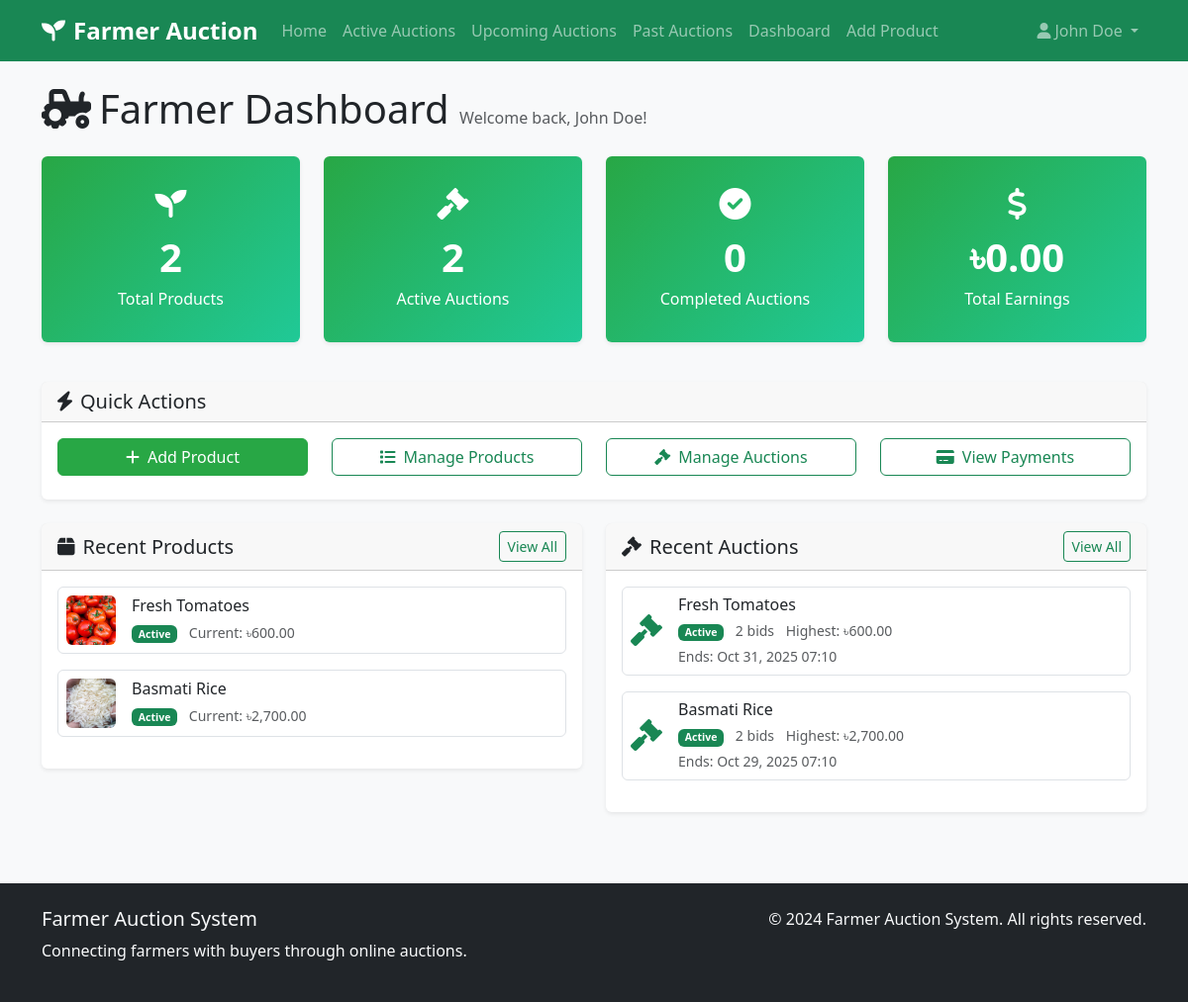
The page /farmer/dashboard.php (signed in) on the database its author committed.
### tables this page shows
CREATE TABLE IF NOT EXISTS Auctions (
    auction_id INT PRIMARY KEY AUTO_INCREMENT,
    product_id INT NOT NULL,
    start_time DATETIME NOT NULL,
    end_time DATETIME NOT NULL,
    status ENUM('Active', 'Closed', 'Cancelled') DEFAULT 'Active',
    current_highest_bid DECIMAL(10,2) DEFAULT 0,
    created_at TIMESTAMP DEFAULT CURRENT_TIMESTAMP,
    FOREIGN KEY (product_id) REFERENCES Products(product_id) ON DELETE CASCADE
);

CREATE TABLE IF NOT EXISTS ProductImages (
    image_id INT PRIMARY KEY AUTO_INCREMENT,
    product_id INT NOT NULL,
    image_path VARCHAR(255) NOT NULL,
    created_at TIMESTAMP DEFAULT CURRENT_TIMESTAMP,
    FOREIGN KEY (product_id) REFERENCES Products(product_id) ON DELETE CASCADE
);

CREATE TABLE IF NOT EXISTS Products (
    product_id INT PRIMARY KEY AUTO_INCREMENT,
    farmer_id INT NOT NULL,
    product_name VARCHAR(100) NOT NULL,
    description TEXT,
    category VARCHAR(50),
    starting_bid DECIMAL(10,2) NOT NULL,
    weight DECIMAL(10,2),
    certification VARCHAR(50),
    created_at TIMESTAMP DEFAULT CURRENT_TIMESTAMP,
    FOREIGN KEY (farmer_id) REFERENCES Farmers(farmer_id) ON DELETE CASCADE
);

### farmer/dashboard.php (the view, shortened to what this page needs)
<?php
$database = new Database();
$db = $database->getConnection();
$farmer_id = $_SESSION['user_id'];
$stats_query = "SELECT
    (SELECT COUNT(*) FROM Products WHERE farmer_id = ?) as total_products,
    (SELECT COUNT(*) FROM Auctions a JOIN Products p ON a.product_id = p.product_id WHERE p.farmer_id = ? AND a.status = 'Active') as active_auctions,
    (SELECT COUNT(*) FROM Auctions a JOIN Products p ON a.product_id = p.product_id WHERE p.farmer_id = ? AND a.status = 'Closed') as closed_auctions,
    (SELECT COALESCE(SUM(amount), 0) FROM Payments pa JOIN Auctions a ON pa.auction_id = a.auction_id JOIN Products p ON a.product_id = p.product_id WHERE p.farmer_id = ? AND pa.status = 'Completed') as total_earnings";
$stats_stmt = $db->prepare($stats_query);
$stats_stmt->execute([$farmer_id, $farmer_id, $farmer_id, $farmer_id]);
$stats = $stats_stmt->fetch(PDO::FETCH_ASSOC);
$products_query = "SELECT p.*, a.status as auction_status, a.current_highest_bid, a.end_time
                   FROM Products p
                   LEFT JOIN Auctions a ON p.product_id = a.product_id
                   WHERE p.farmer_id = ?
                   ORDER BY p.created_at DESC
                   LIMIT 5";
$products_stmt = $db->prepare($products_query);
$products_stmt->execute([$farmer_id]);
$recent_products = $products_stmt->fetchAll(PDO::FETCH_ASSOC);
$auctions_query = "SELECT a.*, p.product_name, p.description,
                   (SELECT COUNT(*) FROM Bids WHERE auction_id = a.auction_id) as bid_count
                   FROM Auctions a
                   JOIN Products p ON a.product_id = p.product_id
                   WHERE p.farmer_id = ?
                   ORDER BY a.created_at DESC
                   LIMIT 5";
$auctions_stmt = $db->prepare($auctions_query);
$auctions_stmt->execute([$farmer_id]);
$recent_auctions = $auctions_stmt->fetchAll(PDO::FETCH_ASSOC);
include '../includes/header.php';
?>
<div class="container mt-4">
    <div class="row">
        <div class="col-12">
            <h1 class="mb-4">
                <i class="fas fa-tractor me-2"></i>Farmer Dashboard
                <span class="text-muted fs-6">Welcome back, <?php echo htmlspecialchars($_SESSION['name']); ?>!</span>
            </h1>
        </div>
    </div>
    <div class="row mb-4">
        <div class="col-lg-3 col-md-6 mb-3">
            <div class="card dashboard-card">
                <div class="card-body text-center">
                    <i class="fas fa-seedling fa-2x mb-2"></i>
                    <div class="stats-number"><?php echo $stats['total_products']; ?></div>
                    <div>Total Products</div>
                </div>
            </div>
        </div>
        <div class="col-lg-3 col-md-6 mb-3">
            <div class="card dashboard-card">
                <div class="card-body text-center">
                    <i class="fas fa-gavel fa-2x mb-2"></i>
                    <div class="stats-number"><?php echo $stats['active_auctions']; ?></div>
                    <div>Active Auctions</div>
                </div>
            </div>
        </div>
        <div class="col-lg-3 col-md-6 mb-3">
            <div class="card dashboard-card">
                <div class="card-body text-center">
                    <i class="fas fa-check-circle fa-2x mb-2"></i>
                    <div class="stats-number"><?php echo $stats['closed_auctions']; ?></div>
                    <div>Completed Auctions</div>
                </div>
            </div>
        </div>
        <div class="col-lg-3 col-md-6 mb-3">
            <div class="card dashboard-card">
                <div class="card-body text-center">
                    <i class="fas fa-dollar-sign fa-2x mb-2"></i>
                    <div class="stats-number">৳<?php echo number_format($stats['total_earnings'], 2); ?></div>
                    <div>Total Earnings</div>
                </div>
            </div>
        </div>
    </div>
    <div class="row mb-4">
        <div class="col-12">
            <div class="card">
                <div class="card-header">
                    <h5 class="mb-0"><i class="fas fa-bolt me-2"></i>Quick Actions</h5>
                </div>
                <div class="card-body">
                    <div class="row">
                        <div class="col-md-3 mb-2">
                            <a href="add_product.php" class="btn btn-success w-100">
                                <i class="fas fa-plus me-2"></i>Add Product
                            </a>
                        </div>
                        <div class="col-md-3 mb-2">
                            <a href="products.php" class="btn btn-outline-success w-100">
                                <i class="fas fa-list me-2"></i>Manage Products
                            </a>
                        </div>
                        <div class="col-md-3 mb-2">
                            <a href="auctions.php" class="btn btn-outline-success w-100">
                                <i class="fas fa-gavel me-2"></i>Manage Auctions
                            </a>
                        </div>
                        <div class="col-md-3 mb-2">
                            <a href="payments.php" class="btn btn-outline-success w-100">
                                <i class="fas fa-credit-card me-2"></i>View Payments
                            </a>
                        </div>
                    </div>
                </div>
            </div>
        </div>
    </div>
    <div class="row">
        <div class="col-lg-6 mb-4">
            <div class="card">
                <div class="card-header d-flex justify-content-between align-items-center">
                    <h5 class="mb-0"><i class="fas fa-box me-2"></i>Recent Products</h5>
                    <a href="products.php" class="btn btn-sm btn-outline-success">View All</a>
                </div>
                <div class="card-body">
                    <?php if (empty($recent_products)): ?>
                        <div class="text-center text-muted py-3">
                            <i class="fas fa-box fa-2x mb-2"></i>
                            <p>No products yet. <a href="add_product.php">Add your first product</a></p>
                        </div>
                    <?php else: ?>
                        <?php foreach ($recent_products as $product): ?>
                            <div class="d-flex align-items-center mb-3 p-2 border rounded">
                                <div class="flex-shrink-0">
                                    <?php
                                    $image_query = "SELECT image_path FROM ProductImages WHERE product_id = ? LIMIT 1";
                                    $image_stmt = $db->prepare($image_query);
                                    $image_stmt->execute([$product['product_id']]);
                                    $image = $image_stmt->fetch(PDO::FETCH_ASSOC);
                                    ?>
                                    <?php if ($image): ?>
                                        <img src="/farmer_auction/<?php echo $image['image_path']; ?>" class="rounded" style="width: 50px; height: 50px; object-fit: cover;" alt="Product">
                                    <?php else: ?>
                                        <div class="bg-light rounded d-flex align-items-center justify-content-center" style="width: 50px; height: 50px;">
                                            <i class="fas fa-image text-muted"></i>
                                        </div>
                                    <?php endif; ?>
                                </div>
                                <div class="flex-grow-1 ms-3">
                                    <h6 class="mb-1"><?php echo htmlspecialchars($product['product_name']); ?></h6>
                                    <small class="text-muted">
                                        <?php if ($product['auction_status']): ?>
                                            <span class="badge bg-<?php echo $product['auction_status'] === 'Active' ? 'success' : 'secondary'; ?>">
                                                <?php echo $product['auction_status']; ?>
                                            </span>
                                            <?php if ($product['current_highest_bid']): ?>
                                                <span class="ms-2">Current: ৳<?php echo number_format($product['current_highest_bid'], 2); ?></span>
                                            <?php endif; ?>
                                        <?php else: ?>
                                            <span class="text-muted">No auction</span>
                                        <?php endif; ?>
                                    </small>
                                </div>
                            </div>
                        <?php endforeach; ?>
                    <?php endif; ?>
                </div>
            </div>
        </div>
        <div class="col-lg-6 mb-4">
            <div class="card">
                <div class="card-header d-flex justify-content-between align-items-center">
                    <h5 class="mb-0"><i class="fas fa-gavel me-2"></i>Recent Auctions</h5>
                    <a href="auctions.php" class="btn btn-sm btn-outline-success">View All</a>
                </div>
                <div class="card-body">
                    <?php if (empty($recent_auctions)): ?>
                        <div class="text-center text-muted py-3">
                            <i class="fas fa-gavel fa-2x mb-2"></i>
                            <p>No auctions yet. <a href="add_product.php">Create your first auction</a></p>
                        </div>
                    <?php else: ?>
                        <?php foreach ($recent_auctions as $auction): ?>
                            <?php $is_upcoming = isset($auction['start_time']) && strtotime($auction['start_time']) > time(); ?>
                            <div class="d-flex align-items-center mb-3 p-2 border rounded">
                                <div class="flex-shrink-0">
                                    <i class="fas fa-gavel fa-2x text-success"></i>
                                </div>
                                <div class="flex-grow-1 ms-3">
                                    <h6 class="mb-1"><?php echo htmlspecialchars($auction['product_name']); ?></h6>
                                    <small class="text-muted">
                                        <?php if ($is_upcoming): ?>
                                            <span class="badge bg-info">Upcoming</span>
                                        <?php else: ?>
                                            <span class="badge bg-<?php echo $auction['status'] === 'Active' ? 'success' : ($auction['status'] === 'Closed' ? 'secondary' : 'danger'); ?>">
                                                <?php echo $auction['status']; ?>
                                            </span>
                                        <?php endif; ?>
                                        <span class="ms-2"><?php echo $auction['bid_count']; ?> bids</span>
                                        <?php if ($auction['current_highest_bid']): ?>
                                            <span class="ms-2">Highest: ৳<?php echo number_format($auction['current_highest_bid'], 2); ?></span>
                                        <?php endif; ?>
                                    </small>
                                    <?php if ($is_upcoming): ?>
                                        <div class="small text-muted mt-1">Starts: <?php echo date('M j, Y H:i', strtotime($auction['start_time'])); ?></div>
                                    <?php elseif ($auction['status'] === 'Active'): ?>
                                        <div class="small text-muted mt-1">Ends: <?php echo date('M j, Y H:i', strtotime($auction['end_time'])); ?></div>
                                    <?php endif; ?>
                                </div>
                            </div>
                        <?php endforeach; ?>
                    <?php endif; ?>
                </div>
            </div>
        </div>
    </div>
</div>
<?php include '../includes/footer.php'; ?>

### assets/css/style.css (style rules this page uses)
body { font-family: 'Segoe UI', Tahoma, Geneva, Verdana, sans-serif; background-color: #f8f9fa; }
.card { border: none; box-shadow: 0 0.125rem 0.25rem rgba(0, 0, 0, 0.075); transition: transform 0.2s ease-in-out; }
.dashboard-card { background: linear-gradient(135deg, #28a745, #20c997); color: white; }
.dashboard-card .card-body { padding: 2rem; }
.stats-number { font-size: 2.5rem; font-weight: bold; }
.btn-success { background-color: #28a745; border-color: #28a745; }

### rows shown on the page
auctions: productimages.image_path (picture), product.product_name "Fresh Tomatoes", status "Active", current_highest_bid "600.00", bid_count "2", end_time "Oct 31, 2025 07:10"
auctions: productimages.image_path (picture), product.product_name "Basmati Rice", status "Active", current_highest_bid "2,700.00", bid_count "2", end_time "Oct 29, 2025 07:10"

### other values the page prints
$_SESSION['name'] "John Doe"
$stats['total_products'] "2"
$stats['active_auctions'] "2"
$stats['closed_auctions'] "0"
$stats['total_earnings'] "0.00"
